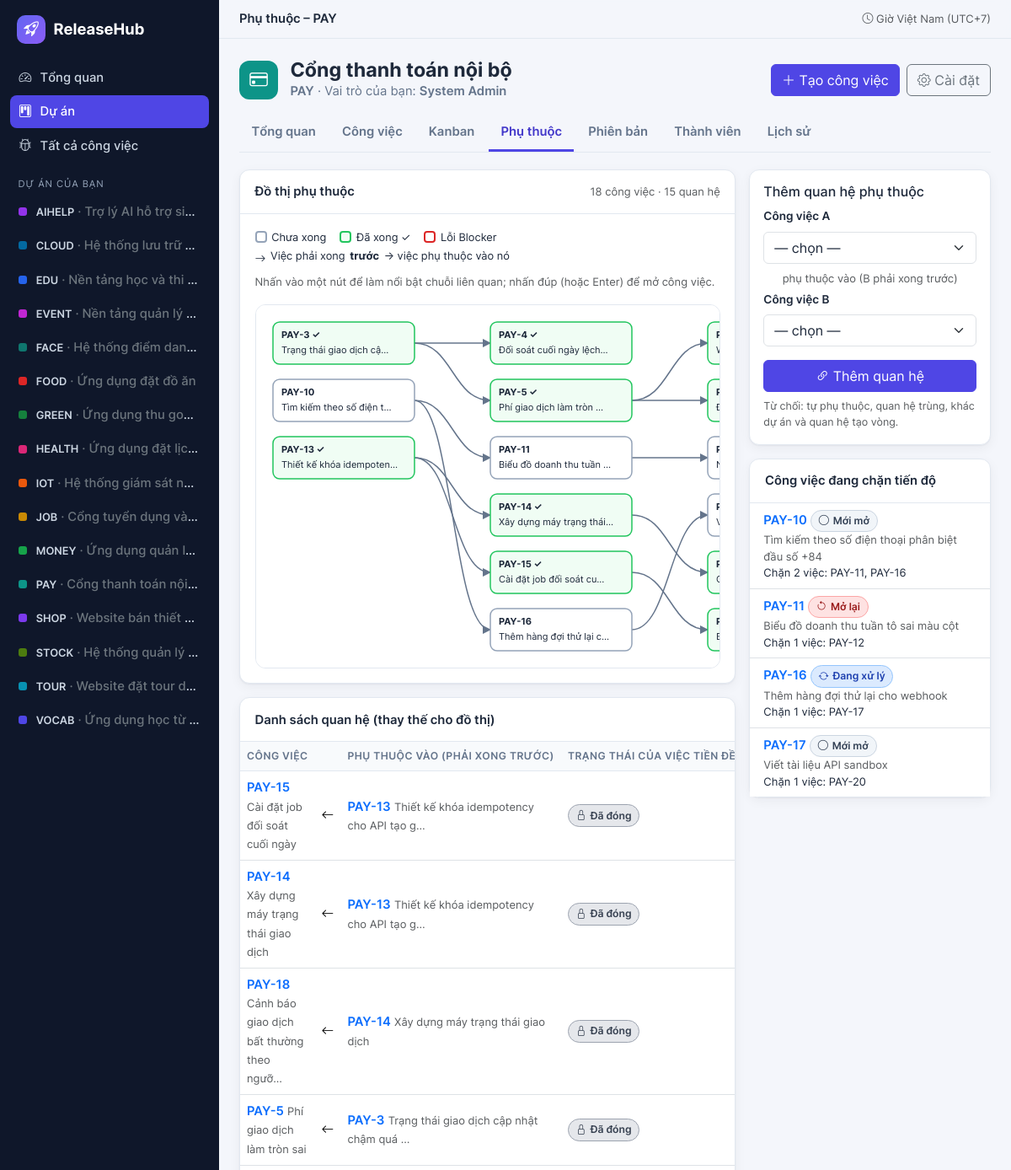
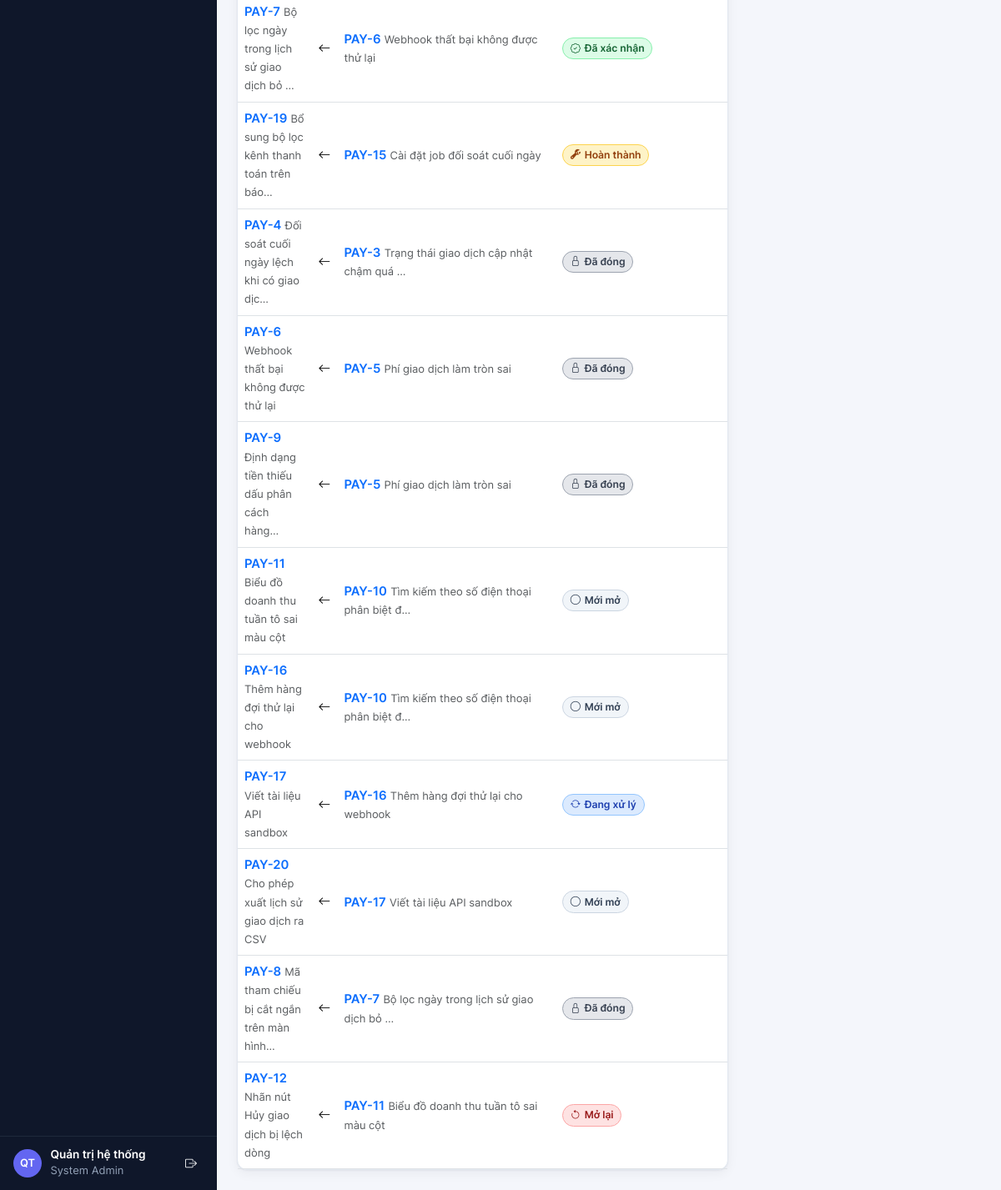
Screenshot of /public/projects/2/graph (signed in) with the database file from the repository (2 pictures, top to bottom).
### tables this page shows
CREATE TABLE projects (
    id            INT UNSIGNED NOT NULL AUTO_INCREMENT,
    code          VARCHAR(16) NOT NULL,
    name          VARCHAR(150) NOT NULL,
    description   TEXT NULL,
    color         CHAR(7) NOT NULL DEFAULT '#4f46e5',
    icon          VARCHAR(40) NOT NULL DEFAULT 'bi-kanban',
    owner_id      INT UNSIGNED NULL,
    issue_counter INT UNSIGNED NOT NULL DEFAULT 0,
    version       INT UNSIGNED NOT NULL DEFAULT 1,
    archived_at   DATETIME NULL,
    created_at    DATETIME NOT NULL,
    updated_at    DATETIME NOT NULL,
    PRIMARY KEY (id),
    UNIQUE KEY uq_projects_code (code),
    KEY idx_projects_archived (archived_at),
    CONSTRAINT fk_projects_owner FOREIGN KEY (owner_id) REFERENCES users (id) ON DELETE SET NULL
);

CREATE TABLE users (
    id            INT UNSIGNED NOT NULL AUTO_INCREMENT,
    email         VARCHAR(190) NOT NULL,
    full_name     VARCHAR(120) NOT NULL,
    password_hash VARCHAR(255) NOT NULL,
    is_admin      TINYINT(1) NOT NULL DEFAULT 0,
    is_active     TINYINT(1) NOT NULL DEFAULT 1,
    last_login_at DATETIME NULL,
    created_at    DATETIME NOT NULL,
    updated_at    DATETIME NOT NULL,
    PRIMARY KEY (id),
    UNIQUE KEY uq_users_email (email)
);

CREATE TABLE dependencies (
    id            INT UNSIGNED NOT NULL AUTO_INCREMENT,
    project_id    INT UNSIGNED NOT NULL,
    issue_id      INT UNSIGNED NOT NULL COMMENT 'A: công việc phụ thuộc',
    depends_on_id INT UNSIGNED NOT NULL COMMENT 'B: phải hoàn thành trước A',
    created_by    INT UNSIGNED NOT NULL,
    created_at    DATETIME NOT NULL,
    PRIMARY KEY (id),
    UNIQUE KEY uq_dependency (issue_id, depends_on_id),
    KEY idx_dep_reverse (depends_on_id, issue_id),
    KEY idx_dep_project (project_id),
    CONSTRAINT fk_dep_issue FOREIGN KEY (issue_id, project_id) REFERENCES issues (id, project_id) ON DELETE RESTRICT,
    CONSTRAINT fk_dep_on FOREIGN KEY (depends_on_id, project_id) REFERENCES issues (id, project_id) ON DELETE RESTRICT,
    CONSTRAINT fk_dep_user FOREIGN KEY (created_by) REFERENCES users (id),
    CONSTRAINT chk_dep_not_self CHECK (issue_id <> depends_on_id)
);

CREATE TABLE issues (
    id                 INT UNSIGNED NOT NULL AUTO_INCREMENT,
    project_id         INT UNSIGNED NOT NULL,
    number             INT UNSIGNED NOT NULL,
    code               VARCHAR(32) NOT NULL,
    type               ENUM('bug','task','improvement') NOT NULL,
    title              VARCHAR(200) NOT NULL,
    description        TEXT NULL,
    priority           ENUM('low','medium','high','urgent') NOT NULL DEFAULT 'medium',
    severity           ENUM('trivial','minor','major','critical','blocker') NULL,
    status             ENUM('open','in_progress','resolved','verified','closed','reopened') NOT NULL DEFAULT 'open',
    reporter_id        INT UNSIGNED NOT NULL,
    assignee_id        INT UNSIGNED NULL,
    due_date           DATE NULL,
    environment        VARCHAR(255) NULL,
    steps_to_reproduce TEXT NULL,
    expected_result    TEXT NULL,
    actual_result      TEXT NULL,
    fix_ref            VARCHAR(500) NULL,
    fix_revision       INT UNSIGNED NOT NULL DEFAULT 0,
    commit_url         VARCHAR(500) NULL,
    pr_url             VARCHAR(500) NULL,
    version            INT UNSIGNED NOT NULL DEFAULT 1,
    created_at         DATETIME NOT NULL,
    updated_at         DATETIME NOT NULL,
    PRIMARY KEY (id),
    UNIQUE KEY uq_issue_number (project_id, number),
    UNIQUE KEY uq_issue_code (project_id, code),
    UNIQUE KEY uq_issue_project (id, project_id),
    KEY idx_issue_status (project_id, status),
    KEY idx_issue_assignee (project_id, assignee_id),
    KEY idx_issue_severity (project_id, severity),
    KEY idx_issue_type (project_id, type),
    KEY idx_issue_updated (project_id, updated_at),
    CONSTRAINT fk_issue_project FOREIGN KEY (project_id) REFERENCES projects (id) ON DELETE RESTRICT,
    CONSTRAINT fk_issue_reporter FOREIGN KEY (reporter_id) REFERENCES users (id),
    CONSTRAINT fk_issue_assignee FOREIGN KEY (assignee_id) REFERENCES users (id) ON DELETE SET NULL
);

### views/projects/graph.php (the view, shortened to what the rows shown need)
<?php
echo partial('project_head', ['project' => $project, 'tab' => 'graph', 'role' => $role, 'can' => $can]);
$byId = array_column($graph['nodes'], null, 'id'); $codes = array_column($issueOptions, 'code', 'id'); $titles = array_column($issueOptions, 'title', 'id'); ?>
<div class="row g-3">
<div class="col-xl-8">
    <div class="rh-card"><div class="card-head">Danh sách quan hệ (thay thế cho đồ thị)</div>
        <?php if (!$graph['edges']): ?><div class="empty"><i class="bi bi-diagram-3"></i>Chưa có quan hệ nào.</div><?php else: ?>
        <div class="table-responsive"><table class="table rh-table"><thead><tr><th>Công việc</th><th></th><th>Phụ thuộc vào (phải xong trước)</th><th>Trạng thái của việc tiền đề</th></tr></thead><tbody>
        <?php foreach ($graph['edges'] as $e): $a = $byId[$e['issue_id']] ?? null; $b = $byId[$e['depends_on_id']] ?? null; if (!$a || !$b) { continue; } ?>
            <tr><td><a class="code-link" href="<?= e(url('issues/' . $a['id'])) ?>"><?= e($a['code']) ?></a> <span class="small text-muted"><?= e(mb_strimwidth($a['title'], 0, 40, '…')) ?></span></td><td><i class="bi bi-arrow-left"></i></td>
                <td><a class="code-link" href="<?= e(url('issues/' . $b['id'])) ?>"><?= e($b['code']) ?></a> <span class="small text-muted"><?= e(mb_strimwidth($b['title'], 0, 40, '…')) ?></span></td>
                <td><?= status_badge($b['status'], $b['type']) ?></td></tr>
        <?php endforeach; ?></tbody></table></div><?php endif; ?></div>
</div>
<div class="col-xl-4">
    <?php if ($canManage && !$project['archived_at']): ?>
    <form class="rh-card p-3 mb-3" id="dep-form" novalidate><h2 class="h6">Thêm quan hệ phụ thuộc</h2>
        <p class="form-text mt-2 mb-0">Từ chối: tự phụ thuộc, quan hệ trùng, khác dự án và quan hệ tạo vòng.</p></form>
    <?php endif; ?>
    <div class="rh-card"><div class="card-head">Công việc đang chặn tiến độ</div>
        <?php if (!$graph['blockers']): ?><div class="empty"><i class="bi bi-check2-circle"></i>Không có công việc nào đang chặn.</div><?php else: ?>
        <ul class="list-group list-group-flush"><?php foreach ($graph['blockers'] as $b): ?><li class="list-group-item"><a class="code-link" href="<?= e(url('issues/' . $b['id'])) ?>"><?= e($b['code']) ?></a> <?= status_badge($b['status'], $b['type']) ?>
            <div class="small text-muted"><?= e(mb_strimwidth($b['title'], 0, 60, '…')) ?></div><div class="small">Chặn <?= e($b['blocking_count']) ?> việc: <?= e($b['blocking_codes']) ?></div></li><?php endforeach; ?></ul><?php endif; ?></div>
</div></div>

### views/partials/project_head.php (shortened to what the rows shown need)
<?php
$id = (int) $project['id'];
$tabs = ['overview' => ['Tổng quan', 'projects/' . $id], 'issues' => ['Công việc', 'projects/' . $id . '/issues'], 'board' => ['Kanban', 'projects/' . $id . '/board'],
    'graph' => ['Phụ thuộc', 'projects/' . $id . '/graph'], 'releases' => ['Phiên bản', 'projects/' . $id . '/releases'],
    'members' => ['Thành viên', 'projects/' . $id . '/members'], 'history' => ['Lịch sử', 'projects/' . $id . '/history']]; ?>
<div class="proj-head">
    <div class="flex-grow-1" style="min-width:0">
        <h1 class="page-title text-truncate"><?= e($project['name']) ?> <?php if ($project['archived_at']): ?><span class="badge text-bg-secondary fs-6">Đã lưu trữ</span><?php endif; ?></h1>
        <p class="page-sub"><span class="fw-semibold"><?= e($project['code']) ?></span> · Vai trò của bạn: <span class="fw-semibold"><?= e(role_label($role)) ?></span></p>
    </div>
</div>

### app/Support/helpers.php (shortened to what the rows shown need)
<?php
if (!function_exists('e')) {
    function e(mixed $v): string
    {
        return htmlspecialchars((string) ($v ?? ''), ENT_QUOTES | ENT_SUBSTITUTE, 'UTF-8');
    }
    function base_url(): string
    {
        return $GLOBALS['__rh_base'];
    }
    function url(string $path = ''): string
    {
        return base_url() . '/' . ltrim($path, '/');
    }
    function asset(string $path): string
    {
        return url('assets/' . ltrim($path, '/'));
    }
    function status_badge(string $status, string $type = 'bug'): string
    {
        $icons = ['open' => 'bi-circle', 'in_progress' => 'bi-arrow-repeat', 'resolved' => 'bi-wrench-adjustable', 'verified' => 'bi-patch-check', 'closed' => 'bi-lock', 'reopened' => 'bi-arrow-counterclockwise'];
        return '<span class="rh-badge st-' . e($status) . '"><i class="bi ' . ($icons[$status] ?? 'bi-circle') . '"></i> ' . e(Catalog::statusLabel($status, $type)) . '</span>';
    }
    function partial(string $name, array $vars = []): string
    {
        return \ReleaseHub\Core\View::render('partials/' . $name, $vars, null);
    }
    function role_label(?string $role): string
    {
        return $role === 'system_admin' ? 'System Admin' : (Catalog::ROLES[$role ?? ''] ?? '—');
    }
    function initials(string $name): string
    {
        $parts = preg_split('/\s+/', trim($name)) ?: [];
        $last = end($parts) ?: '?';
        $first = $parts[0] ?? '';
        return mb_strtoupper(mb_substr($first, 0, 1) . (count($parts) > 1 ? mb_substr($last, 0, 1) : ''));
    }
}

### views/layouts/app.php (shortened to what the rows shown need)
<!doctype html>
<html lang="vi">
<head>
    <link rel="stylesheet" href="<?= e(asset('vendor/bootstrap/bootstrap.min.css')) ?>">
    <link rel="stylesheet" href="<?= e(asset('vendor/bootstrap-icons/bootstrap-icons.min.css')) ?>">
    <link rel="stylesheet" href="<?= e(asset('css/fonts.css')) ?>">
    <link rel="stylesheet" href="<?= e(asset('css/app.css')) ?>">
</head>
<body>
<aside class="rh-sidebar" id="sidebar" aria-label="Điều hướng chính">
    <nav class="rh-nav">
        <?php foreach ($sidebarProjects as $sp): ?>
            <a href="<?= e(url('projects/' . $sp['id'])) ?>" title="<?= e($sp['name']) ?>">
                <span class="dot" style="background:<?= e($sp['color']) ?>"></span>
                <span class="pname"><span class="pcode fw-semibold"><?= e($sp['code']) ?></span> <span class="text-secondary">· <?= e($sp['name']) ?></span></span>
            </a>
        <?php endforeach; ?>
    </nav>
    <div class="rh-userbox">
        <div class="rh-avatar" aria-hidden="true"><?= e(initials($user['full_name'])) ?></div>
        <div class="flex-grow-1" style="min-width:0">
            <div class="uname"><?= e($user['full_name']) ?></div>
            <small><?= !empty($user['is_admin']) ? 'System Admin' : 'Thành viên' ?></small>
        </div>
        <form method="post" action="<?= e(url('logout')) ?>"><?= csrf_field() ?>
            <button class="btn btn-sm btn-outline-light border-0" title="Đăng xuất" aria-label="Đăng xuất"><i class="bi bi-box-arrow-right"></i></button>
        </form>
    </div>
</aside>
<div class="rh-main">
    <main id="main" class="rh-content">
        <?= $content ?>
    </main>
</div>
</body>
</html>

### rows the page displays
projects: code "AIHELP", name "Trợ lý AI hỗ trợ si…"
projects: code "CLOUD", name "Hệ thống lưu trữ…"
projects: code "EDU", name "Nền tảng học và thi…"
projects: code "EVENT", name "Nền tảng quản lý…"
projects: code "FACE", name "Hệ thống điểm dan…"
projects: code "FOOD", name "Ứng dụng đặt đồ ăn"
projects: code "GREEN", name "Ứng dụng thu go…"
projects: code "HEALTH", name "Ứng dụng đặt lịc…"
projects: code "IOT", name "Hệ thống giám sát n…"
projects: code "JOB", name "Cổng tuyển dụng và…"
projects: code "MONEY", name "Ứng dụng quản l…"
projects: code "PAY", name "Cổng thanh toán nội…", name "Cổng thanh toán nội bộ"
projects: code "SHOP", name "Website bán thiết…"
projects: code "STOCK", name "Hệ thống quản lý…"
projects: code "TOUR", name "Website đặt tour d…"
projects: code "VOCAB", name "Ứng dụng học từ…"
users: full_name "QT", full_name "Quản trị hệ thống"
dependencies: issue.code "PAY-15", issue.title "Cài đặt job đối soát cuối ngày", depends_on.code "PAY-13", depends_on.title "Thiết kế khóa idempotency cho API tạo g…", depends_on.type "Đã đóng"
dependencies: issue.code "PAY-14", issue.title "Xây dựng máy trạng thái giao dịch", depends_on.code "PAY-13", depends_on.title "Thiết kế khóa idempotency cho API tạo g…", depends_on.type "Đã đóng"
dependencies: issue.code "PAY-18", issue.title "Cảnh báo giao dịch bất thường theo ngưỡ…", depends_on.code "PAY-14", depends_on.title "Xây dựng máy trạng thái giao dịch", depends_on.type "Đã đóng"
dependencies: issue.code "PAY-5", issue.title "Phí giao dịch làm tròn sai", depends_on.code "PAY-3", depends_on.title "Trạng thái giao dịch cập nhật chậm quá …", depends_on.type "Đã đóng"
dependencies: issue.code "PAY-7", issue.title "Bộ lọc ngày trong lịch sử giao dịch bỏ …", depends_on.code "PAY-6", depends_on.title "Webhook thất bại không được thử lại", depends_on.type "Đã xác nhận"
dependencies: issue.code "PAY-19", issue.title "Bổ sung bộ lọc kênh thanh toán trên báo…", depends_on.code "PAY-15", depends_on.title "Cài đặt job đối soát cuối ngày", depends_on.type "Hoàn thành"
dependencies: issue.code "PAY-4", issue.title "Đối soát cuối ngày lệch khi có giao dịc…", depends_on.code "PAY-3", depends_on.title "Trạng thái giao dịch cập nhật chậm quá …", depends_on.type "Đã đóng"
dependencies: issue.code "PAY-6", issue.title "Webhook thất bại không được thử lại", depends_on.code "PAY-5", depends_on.title "Phí giao dịch làm tròn sai", depends_on.type "Đã đóng"
dependencies: issue.code "PAY-9", issue.title "Định dạng tiền thiếu dấu phân cách hàng…", depends_on.code "PAY-5", depends_on.title "Phí giao dịch làm tròn sai", depends_on.type "Đã đóng"
dependencies: issue.code "PAY-11", issue.title "Biểu đồ doanh thu tuần tô sai màu cột", depends_on.code "PAY-10", depends_on.title "Tìm kiếm theo số điện thoại phân biệt đ…", depends_on.type "Mới mở"
dependencies: issue.code "PAY-16", issue.title "Thêm hàng đợi thử lại cho webhook", depends_on.code "PAY-10", depends_on.title "Tìm kiếm theo số điện thoại phân biệt đ…", depends_on.type "Mới mở"
dependencies: issue.code "PAY-17", issue.title "Viết tài liệu API sandbox", depends_on.code "PAY-16", depends_on.title "Thêm hàng đợi thử lại cho webhook", depends_on.type "Đang xử lý"
dependencies: issue.code "PAY-20", issue.title "Cho phép xuất lịch sử giao dịch ra CSV", depends_on.code "PAY-17", depends_on.title "Viết tài liệu API sandbox", depends_on.type "Mới mở"
dependencies: issue.code "PAY-8", issue.title "Mã tham chiếu bị cắt ngắn trên màn hình…", depends_on.code "PAY-7", depends_on.title "Bộ lọc ngày trong lịch sử giao dịch bỏ …", depends_on.type "Đã đóng"
dependencies: issue.code "PAY-12", issue.title "Nhãn nút Hủy giao dịch bị lệch dòng", depends_on.code "PAY-11", depends_on.title "Biểu đồ doanh thu tuần tô sai màu cột", depends_on.type "Mở lại"
issues: code "PAY-10", Catalog::statusLabel($status, $type) "Mới mở", title "Tìm kiếm theo số điện thoại phân biệt đầu số +84", blocking_count "2", blocking_codes "PAY-11, PAY-16"
issues: code "PAY-11", Catalog::statusLabel($status, $type) "Mở lại", title "Biểu đồ doanh thu tuần tô sai màu cột", blocking_count "1", blocking_codes "PAY-12"
issues: code "PAY-16", Catalog::statusLabel($status, $type) "Đang xử lý", title "Thêm hàng đợi thử lại cho webhook", blocking_count "1", blocking_codes "PAY-17"
issues: code "PAY-17", Catalog::statusLabel($status, $type) "Mới mở", title "Viết tài liệu API sandbox", blocking_count "1", blocking_codes "PAY-20"

### other values shown
$title "Phụ thuộc – PAY"
role_label($role) "System Admin"
$label "Tổng quan"
$label "Công việc"
$label "Kanban"
$label "Phụ thuộc"
$label "Phiên bản"
$label "Thành viên"
$label "Lịch sử"
count($graph['nodes']) "18"
count($graph['edges']) "15"
